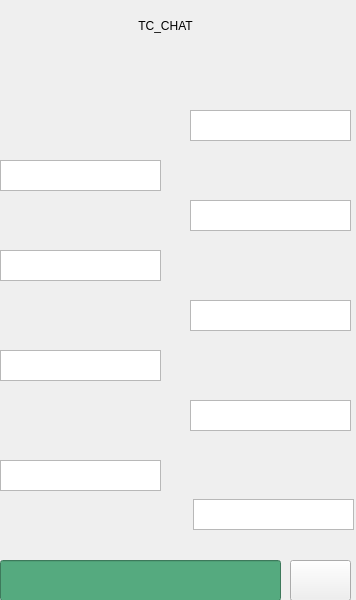
<?xml version="1.0" encoding="UTF-8"?>
<ui version="4.0">
 <class>chat_main</class>
 <widget class="QWidget" name="chat_main">
  <property name="geometry">
   <rect>
    <x>0</x>
    <y>0</y>
    <width>356</width>
    <height>600</height>
   </rect>
  </property>
  <property name="windowTitle">
   <string>chat_main</string>
  </property>
  <widget class="QLabel" name="label">
   <property name="geometry">
    <rect>
     <x>10</x>
     <y>5</y>
     <width>311</width>
     <height>41</height>
    </rect>
   </property>
   <property name="styleSheet">
    <string notr="true">font: 700 italic 24pt &quot;Times New Roman&quot;;
color: rgb(0, 0, 0);</string>
   </property>
   <property name="text">
    <string>TC_CHAT</string>
   </property>
   <property name="alignment">
    <set>Qt::AlignCenter</set>
   </property>
  </widget>
  <widget class="QPlainTextEdit" name="plainTextEdit">
   <property name="geometry">
    <rect>
     <x>193</x>
     <y>499</y>
     <width>161</width>
     <height>31</height>
    </rect>
   </property>
  </widget>
  <widget class="QPlainTextEdit" name="plainTextEdit_2">
   <property name="geometry">
    <rect>
     <x>0</x>
     <y>460</y>
     <width>161</width>
     <height>31</height>
    </rect>
   </property>
  </widget>
  <widget class="QPlainTextEdit" name="plainTextEdit_3">
   <property name="geometry">
    <rect>
     <x>190</x>
     <y>400</y>
     <width>161</width>
     <height>31</height>
    </rect>
   </property>
  </widget>
  <widget class="QPlainTextEdit" name="plainTextEdit_4">
   <property name="geometry">
    <rect>
     <x>0</x>
     <y>350</y>
     <width>161</width>
     <height>31</height>
    </rect>
   </property>
  </widget>
  <widget class="QPlainTextEdit" name="plainTextEdit_5">
   <property name="geometry">
    <rect>
     <x>190</x>
     <y>300</y>
     <width>161</width>
     <height>31</height>
    </rect>
   </property>
  </widget>
  <widget class="QPlainTextEdit" name="plainTextEdit_6">
   <property name="geometry">
    <rect>
     <x>0</x>
     <y>250</y>
     <width>161</width>
     <height>31</height>
    </rect>
   </property>
  </widget>
  <widget class="QPlainTextEdit" name="plainTextEdit_7">
   <property name="geometry">
    <rect>
     <x>190</x>
     <y>200</y>
     <width>161</width>
     <height>31</height>
    </rect>
   </property>
  </widget>
  <widget class="QPlainTextEdit" name="plainTextEdit_8">
   <property name="geometry">
    <rect>
     <x>0</x>
     <y>160</y>
     <width>161</width>
     <height>31</height>
    </rect>
   </property>
  </widget>
  <widget class="QPlainTextEdit" name="plainTextEdit_9">
   <property name="geometry">
    <rect>
     <x>190</x>
     <y>110</y>
     <width>161</width>
     <height>31</height>
    </rect>
   </property>
  </widget>
  <widget class="QLabel" name="label_3">
   <property name="geometry">
    <rect>
     <x>0</x>
     <y>5</y>
     <width>51</width>
     <height>41</height>
    </rect>
   </property>
   <property name="text">
    <string/>
   </property>
   <property name="pixmap">
    <pixmap resource="qtrsc.qrc">:/Downloads/text.png</pixmap>
   </property>
   <property name="scaledContents">
    <bool>true</bool>
   </property>
  </widget>
  <widget class="QLabel" name="label_4">
   <property name="geometry">
    <rect>
     <x>278</x>
     <y>5</y>
     <width>61</width>
     <height>41</height>
    </rect>
   </property>
   <property name="text">
    <string/>
   </property>
   <property name="pixmap">
    <pixmap resource="qtrsc.qrc">:/Downloads/share.png</pixmap>
   </property>
   <property name="scaledContents">
    <bool>true</bool>
   </property>
  </widget>
  <widget class="QPushButton" name="pushButton">
   <property name="geometry">
    <rect>
     <x>290</x>
     <y>560</y>
     <width>61</width>
     <height>41</height>
    </rect>
   </property>
   <property name="styleSheet">
    <string notr="true">border-image: url(:/Downloads/telegram.png);</string>
   </property>
   <property name="text">
    <string/>
   </property>
  </widget>
  <widget class="QLineEdit" name="lineEdit">
   <property name="geometry">
    <rect>
     <x>0</x>
     <y>560</y>
     <width>281</width>
     <height>41</height>
    </rect>
   </property>
   <property name="styleSheet">
    <string notr="true">background-color: rgb(85, 170, 127);
color: rgb(255, 255, 255);
font: 20pt &quot;Times New Roman&quot;;</string>
   </property>
  </widget>
 </widget>
 <resources>
  <include location="qtrsc.qrc"/>
 </resources>
 <connections/>
</ui>
